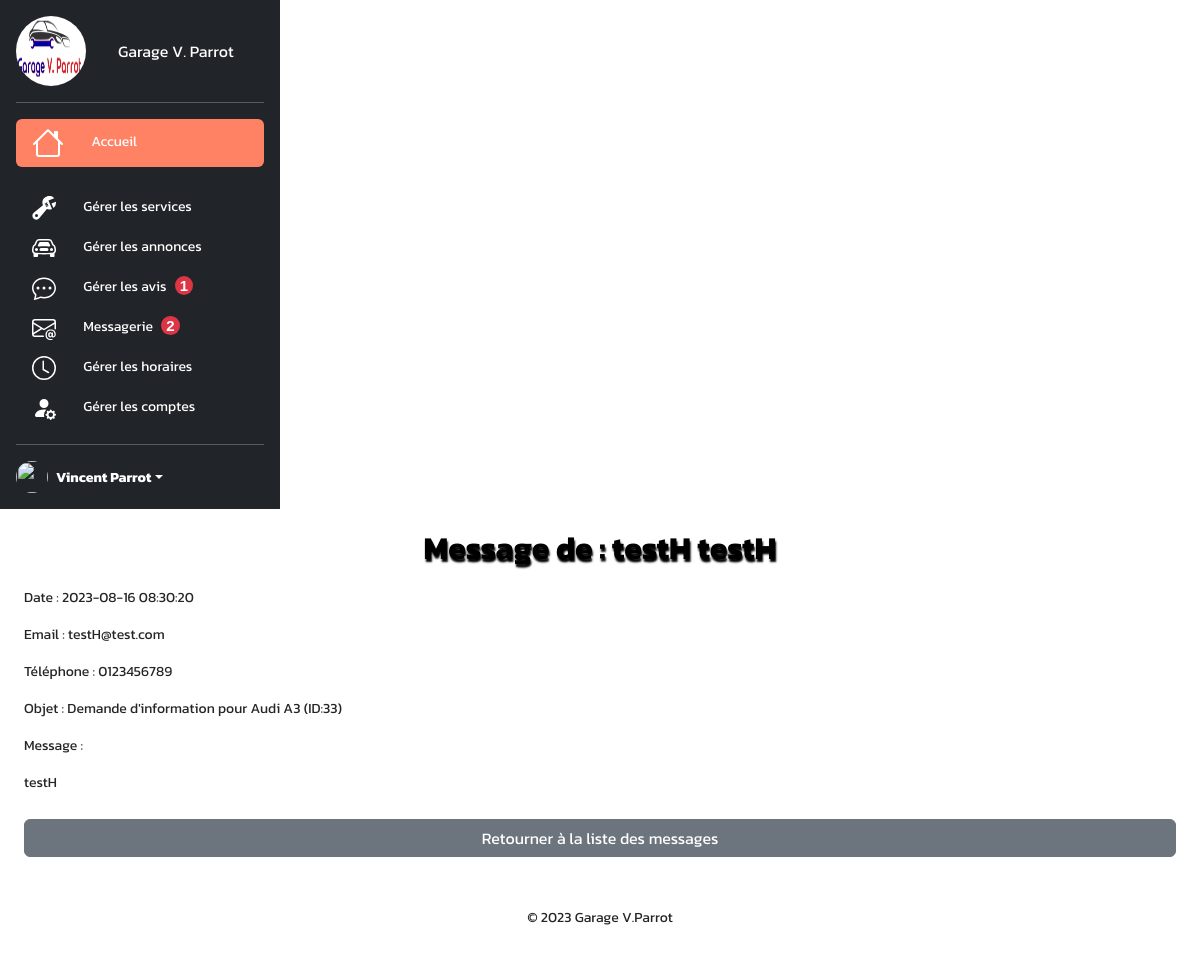
/admin/templates/message.php?id=10 (signed in), run on the app's committed database.
### tables this page shows
CREATE TABLE IF NOT EXISTS `contact_messages` (
  `id` int NOT NULL AUTO_INCREMENT,
  `nom` varchar(255) NOT NULL,
  `prenom` varchar(255) NOT NULL,
  `email` varchar(255) NOT NULL,
  `phone_number` varchar(20) NOT NULL,
  `message` text NOT NULL,
  `date` timestamp NULL DEFAULT CURRENT_TIMESTAMP,
  `status` enum('lu','non lu') NOT NULL DEFAULT 'non lu',
  `objet` varchar(255) DEFAULT NULL,
  PRIMARY KEY (`id`)
);

### lib/contact_tools.php (called while the page is built, shortened)
<?php
function getMessageById(PDO $pdo, int $id)
{
    $query = $pdo->prepare("SELECT * FROM contact_messages WHERE id = :id");
    $query->bindParam(':id', $id, PDO::PARAM_INT);
    $query->execute();
    return $query->fetch(PDO::FETCH_ASSOC);
}

### admin/templates/message.php (the view, shortened to what this page needs)
<?php
require_once __DIR__ . "/../../lib/pdo.php";
require_once __DIR__ . "/../../lib/contact_tools.php";
require_once __DIR__ . "/header.php";
$errors = [];
if (isset($_GET['id'])) {
    $messageId = (int)$_GET['id'];
    $message = getMessageById($pdo, $messageId);
    if ($message) {
        echo "<h1 class='display-5 fw-bold text-body-emphasis'>Message de : {$message['prenom']} {$message['nom']}</h1>";
        echo "<p>Date : {$message['date']}</p>";
        echo "<p>Email : {$message['email']}</p>";
        echo "<p>Téléphone : {$message['phone_number']}</p>";
        echo "<p>Objet : {$message['objet']}</p>";
        echo "<p>Message :</p>";
        echo "<p>{$message['message']}</p>";
    } else {
        $errors[] =  "<p>Message non trouvé.</p>";
    }
} else {
    $errors[] = "<p>Aucun ID de message spécifié.</p>";
}
?>
<a href="messages.php" class="btn btn-secondary">Retourner à la liste des messages</a>
<?php
require_once __DIR__ . "/footer.php";
?>

### assets/css/Eval-garage.css (style rules this page uses)
* { margin: 0; padding: 0; box-sizing: border-box; scroll-padding-top: 2rem; scroll-behavior: smooth; }
:root { --main-color: #fe5b3d; --second-color: #ffac38; --text-color: #252525ff; --gradient: linear-gradient(#fe5b3d, #ffac38); --primary: #ff8264; --secondary: #ffaa64; --success: #28a745; --danger: #dc3545; --warning: #fd7e14; --info: #04156c; --light: #f8f9fa; --dark: #343a40; --bs-nav-link-color: var(--primary); --bs-link-color: var(--primary); --bs-link-hover-color: var(--secondary); }
h1 { color: var(--primary); }
body { font-family: 'Kanit', sans-serif; padding: 0; margin: 0; overflow-x: hidden; color: var(--text-color); }
a { text-decoration: none; color: black }
h1 { font-family: 'Kanit', sans-serif; text-align: center; color: var(--text-color); margin-top: 40px; text-shadow: 1px 3px 2px black; }
.container h1 { color: blue; font-family: 'Kanit', sans-serif; font-size: 2rem; text-align: center; margin: 20px 0; }
body { font-size: 14px; }
.btn { margin: 10px 0; }

### data on the page
contact_messages: prenom "testH", nom "testH", date "2023-08-16 08:30:20", email "testH@test.com", phone_number "0123456789", objet "Demande d'information pour Audi A3 (ID:33)", message "testH"

### other printed values
$unverifiedCount "1"
$unreadCount "2"
$_SESSION["user"]["prenom"] "Vincent"
$_SESSION["user"]["nom"] "Parrot"
